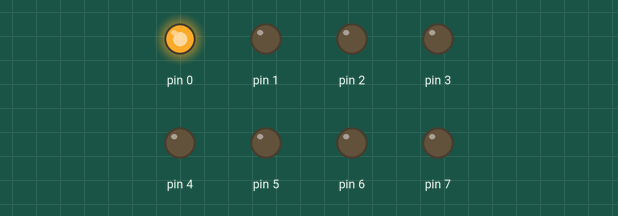
The sketch below on a simulated Arduino Uno, built with avr-gcc and run on an emulated ATmega328P. On the bench: output pins drawn as LEDs (lit = HIGH).

Above: at 0.5 s.
At 2.5 s:
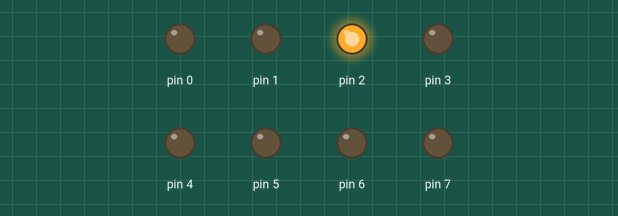
At 4.5 s:
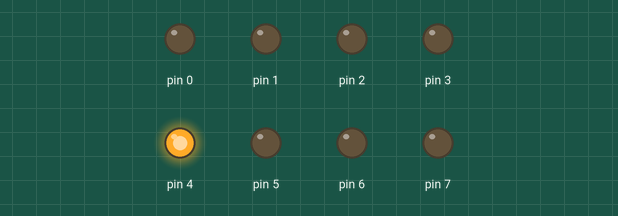
At 8.5 s:
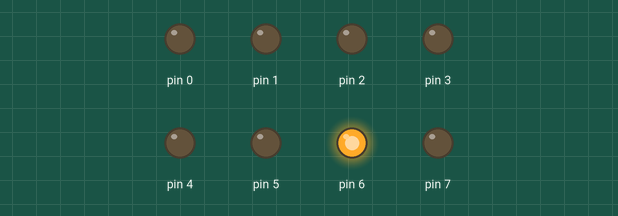
At 13.5 s:
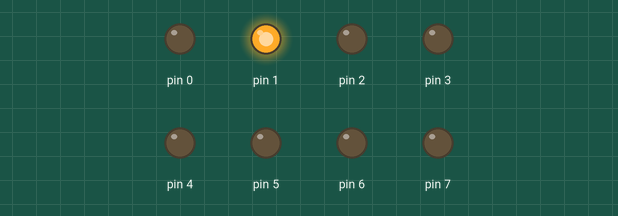
At 17.5 s:
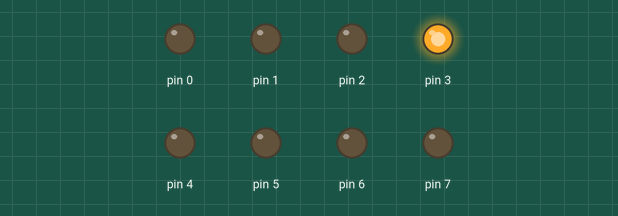
Timing chart, 0 to 18.2 s (numbered marks = the images above):
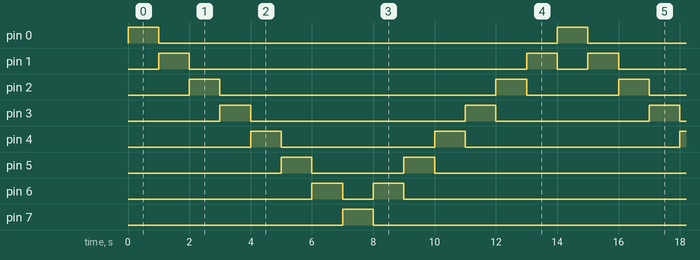

The sketch:

led_seq_uno.ino
```cpp
void setup(){
  DDRD = 0xFF;
  PORTD = 0x01;
}

void loop(){
  for (int i = 0; i < 7; i++){
   delay(1000);
   PORTD <<= 1;
  }
  for (int i = 0; i < 7; i++){
   delay(1000);
   PORTD >>= 1;
  }
}
```

Measured:
- by itself, pin 0, pin 7: alternates HIGH for 1.0 s and LOW for 13.0 s
- by itself, pin 1: repeats every 14.0 s: LOW 11.0 s, HIGH 1.0 s, LOW 1.0 s, HIGH 1.0 s
- by itself, pin 2: repeats every 14.0 s: LOW 9.0 s, HIGH 1.0 s, LOW 3.0 s, HIGH 1.0 s
- by itself, pin 3: repeats every 14.0 s: LOW 7.0 s, HIGH 1.0 s, LOW 5.0 s, HIGH 1.0 s
- by itself, pin 4: repeats every 14.0 s: LOW 5.0 s, HIGH 1.0 s, LOW 7.0 s, HIGH 1.0 s
- by itself, pin 5: repeats every 14.0 s: LOW 3.0 s, HIGH 1.0 s, LOW 9.0 s, HIGH 1.0 s
- by itself, pin 6: repeats every 14.0 s: LOW 1.0 s, HIGH 1.0 s, LOW 11.0 s, HIGH 1.0 s
